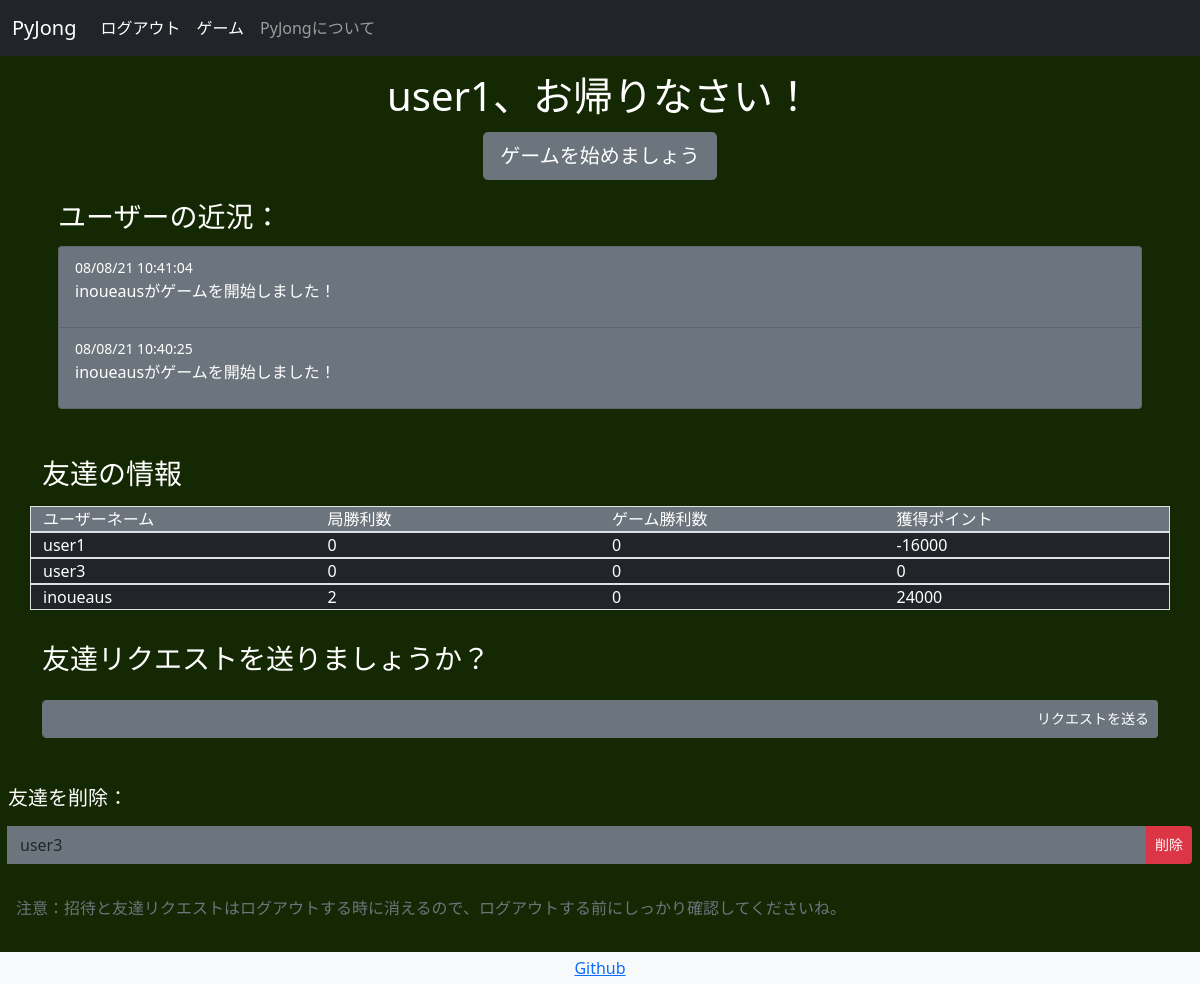
The app's page /main/friends (signed in), older data.
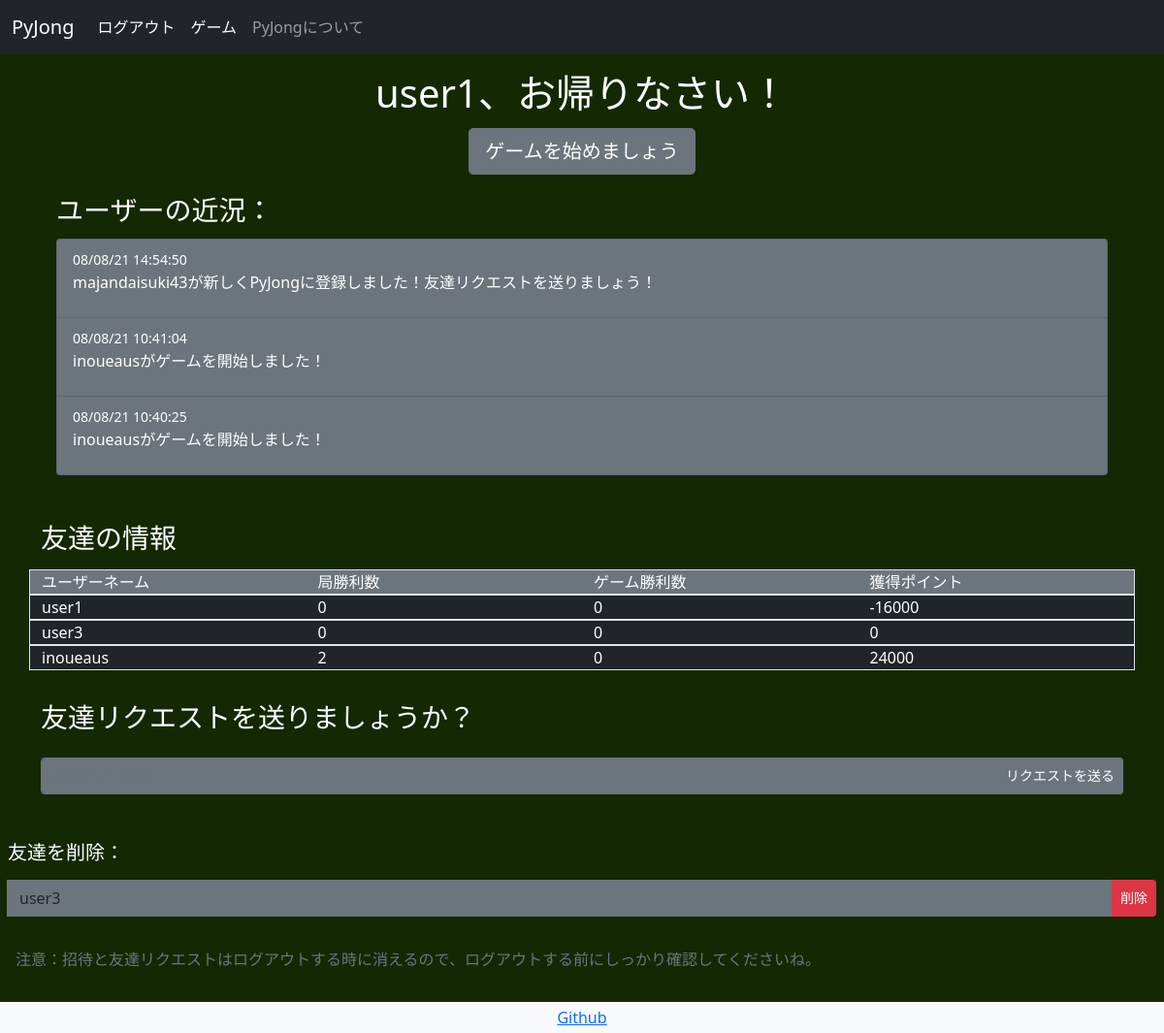
The same page, newer data.
### pyjong/models.py (models this page shows, shortened)
class GameUpdates(db.Model):
    users = db.relationship(UserData)
    id = db.Column(db.Integer,primary_key=True)
    user_id = db.Column(db.Integer,db.ForeignKey('userdata.id'))
    date = db.Column(db.DateTime,nullable=False,default=datetime.now)
    text = db.Column(db.Text,nullable=False)

class UserData(db.Model,UserMixin):
    __tablename__ = 'userdata'
    id = db.Column(db.Integer,primary_key=True)
    email_address = db.Column(db.String(64),unique=True,index=True)
    username = db.Column(db.String(64),unique=True,index=True)
    password_hash = db.Column(db.String(128))
    friends_list = db.Column(db.Text)
    friend_requests = db.Column(db.Text)
    invites = db.Column(db.Text)
    kyoku_win_count = db.Column(db.Integer)
    game_win_count = db.Column(db.Integer)
    points = db.Column(db.Integer)
    posts = db.relationship('GameUpdates',backref='userdata',lazy=True)

### pyjong/main/views.py (the view, shortened to what this page needs)
@main_blueprint.route('/friends',methods=['GET','POST'])
@login_required
def friends():
    get_new_requests(current_user.username)
    get_invites(current_user.username)
    get_friends_list(current_user.username)
    form_delete = DeleteFriend()
    form_delete = add_friends_to_form(form_delete)
    form_req = FriendRequest()
    form_add = AcceptFriendRequest()
    form_add = add_friend_requests_to_form(form_add)
    accept_invite_form = AcceptInvite()
    accept_invite_form = add_invites_to_form(accept_invite_form)
    game_updates = retrieve_game_updates()
    if form_delete.validate_on_submit():
        delete_friend(requested_username=form_delete.select_friend.data,requester_username=current_user.username)
        flash("友達を削除しました。",'alert-success')
        return redirect(url_for('main.friends'))
    return render_template('friends.html',form_delete=form_delete,form_add=form_add,form_req=form_req,accept_invite_form=accept_invite_form,game_updates=game_updates)

### pyjong/main/forms.py
class DeleteFriend(FlaskForm):
    select_friend = SelectField("承諾したいリクエストを選んでください")
    submit = SubmitField("削除")

class FriendRequest(FlaskForm):
    username = StringField('追加したいユーザーネーム：',validators=[InputRequired(),Regexp('^\w+$',message='英数字のみ入力可能')])
    submit = SubmitField('リクエストを送る')

### pyjong/main/views.py (called while the page is built)
def add_friends_to_form(form):
    if len(session['friends']) > 0:
        form.select_friend.choices = [(usr,usr) for usr in session['friends']]
        session['has_friends'] = True
    else:
        session['has_friends'] = False
    return form

def add_friend_requests_to_form(form):
    if session['new_requests']:
        form.select_friend.choices = [(usr,usr) for usr in session['requests']]
    else:
        form.select_friend.choices = [('no_friends','友達はまだいないようです')]
    return form

def add_invites_to_form(form):
    if session['has_new_invites']:
        form.select_friend.choices = [(room,usr) for usr,room in session['invites']]
    else:
        pass
    return form

### pyjong/models.py (called while the page is built)
@login_manager.user_loader
def load_user(user_id):
    return UserData.query.get(user_id)

### pyjong/main/templates/main/friends.html (shortened to what this page needs)
<!DOCTYPE html>
{% extends "base.html" %}
{% block content %}
<div class="container text-left p-3">
<div class="container text-center w-3">
  <h1 class="">{{session['username']}}、お帰りなさい！</h1>
</div>
<div class="container py-1 text-center">
  <button type="button" onclick="location.href='{{url_for('main.game')}}'" class="btn btn-secondary btn-lg btn-block px-3">ゲームを始めましょう</button>
</div>
<div class="container py-3">
  <h3>ユーザーの近況：</h3>
  <ul class="list-group pt-1">
    {% for update in game_updates.items %}
    <li class="list-group-item bg-secondary text-white">
      <small>{{update.date.strftime('%D %H:%M:%S')}}</small>
      <p>{{update.text}}</p>
    </li>
    {% endfor %}
  </ul>
</div>
</div>
<div class="container py-3">
  <h3 class="pb-2">友達の情報</h3>
  <div class="row border bg-secondary">
    <div class="col">ユーザーネーム</div>
    <div class="col">局勝利数</div>
    <div class="col">ゲーム勝利数</div>
    <div class="col">獲得ポイント</div>
  </div>
  {% for row in session['friend_stats'] %}
<div class="row border">
  {% for cell in row %}
    <div class="col bg-dark">{{cell}}</div>
    {% endfor %}
</div>
  {% endfor %}
</div>
<div class="container py-3">
<h3 class="pb-2">友達リクエストを送りましょうか？</h3>
<form class="" action="" method="POST">
<div class="input-group py-2">
{{form_req.username(class="form-control",placeholder="username123")}}
{{form_req.submit(class="btn btn-secondary btn-sm")}}
</div>
</div>
{% if session['has_friends'] %}
<form class="p-2" action="" method="POST">
<h5 class="pt-3">友達を削除：</h5>
  <div class="input-group py-2">
    {{form_delete.select_friend(class="form-control")}}
    {{form_delete.submit(class="btn btn-danger btn-sm")}}
  </div>
</form>
{% endif %}
<p class="relative-bottom p-3 text-muted">注意：招待と友達リクエストはログアウトする時に消えるので、ログアウトする前にしっかり確認してくださいね。</p>
{% endblock %}

Row changes from the older to the newer data that the page shows:
added GameUpdates: date "08/08/21 14:54:50", text "majandaisuki43が新しくPyJongに登録しました！友達リクエストを送りましょう！"
